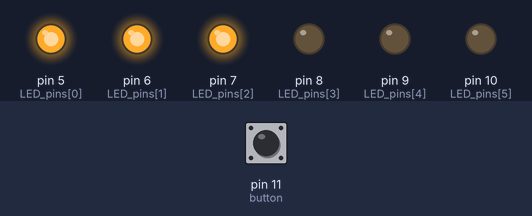
A sketch run on a simulated Arduino Uno, built with avr-gcc and run on an emulated ATmega328P. Shown: output pins drawn as LEDs (lit = HIGH). The test bench sets the inputs (shaded band); at power-on: pin 11 (button) HIGH.

Above: at 0.1 s.
Timing chart, 0 to 1.6 s (numbered marks = the images above):
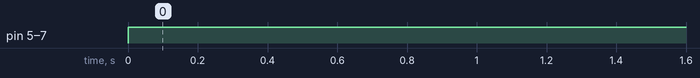

Measured:
- by itself, pin 5 (LED_pins[0]), pin 6 (LED_pins[1]), pin 7 (LED_pins[2]): LOW → HIGH at 0.00 s

The sketch:

Lab01_22127322_CODE.ino
```cpp
// Họ và Tên: Lê Phước Phát
// MSSV: 22127322
// Lớp: 22CLC10

const unsigned int LED_pins[6] = {5, 6, 7, 8, 9, 10}; // LED pins
const unsigned int button = 11;  // button pin
const unsigned long mode_time = 4000;  // time threshold for changing modes (4s)
const unsigned long delay_time = 1000;  // delay between LED changes in Mode 2 (1s)

unsigned long press_start_time = 0;  // time when button was pressed
unsigned int last_state = LOW;  // previous button state
unsigned long led_last_time = 0;  // last time an LED was updated in Mode 2
unsigned int current_led_mode_2 = 3; // current active LED in Mode 2

bool in_mode_2 = false;  // start in Mode 1

// Mode 1: Turn on LED 1, 2, and 3, turn off the others
void mode1() {
  for (int i = 0; i < 6; ++i) {
    if (i < 3) {
      digitalWrite(LED_pins[i], HIGH); // Turn on leds 1 2 3
    } else {
      digitalWrite(LED_pins[i], LOW); // Turn off leds 4 5 6
    }
  }
}

// Mode 2: Cycle LED 4, 5, and 6 alternately every 1 second
void mode2() {
  unsigned long led_cur_time = millis();  // current time

  if (led_cur_time - led_last_time >= delay_time) {
    // Time to switch to the next LED
    led_last_time = led_cur_time;
    digitalWrite(LED_pins[current_led_mode_2], LOW);  // Turn off current LED
    current_led_mode_2 = (current_led_mode_2 + 1) % 3 + 3;  // Move to next LED (LED 4, 5, 6)
  }
  digitalWrite(LED_pins[current_led_mode_2], HIGH);  // Turn on new current LED
}

// Handle button presses and mode changes
void change_mode() {
  unsigned int button_state = digitalRead(button);  // read the current button state

  if (button_state == LOW && last_state == HIGH) {
    // Button was just released
    unsigned long press_dur = millis() - press_start_time;  // calculate press duration
    if (press_dur >= mode_time && in_mode_2 == false) {
      // Switch to Mode 2 if button was held >= 4 seconds
      led_last_time = millis();  // reset LED switch timer for Mode 2
      in_mode_2 = true;
    } else if (press_dur < mode_time && in_mode_2 == true) {
      // Switch back to Mode 1 if button was held < 4 seconds
      in_mode_2 = false;
      current_led_mode_2 = 3;  // reset to LED 4 in Mode 2
    }

  } else if (button_state == HIGH && last_state == LOW) {
    // Button was just pressed
    press_start_time = millis();  // start timing the press duration
  }

  last_state = button_state;  // update last button state
}

void setup() {
  pinMode(button, INPUT);  // set the button pin as INPUT
  Serial.begin(9600);  // initialize serial communication at 9600 bps

  // set the LED pins as OUTPUT
  for (int i = 0; i < 6; ++i) {
    pinMode(LED_pins[i], OUTPUT);
  }
}

void loop() {
  change_mode();  // check for mode changes

  if (in_mode_2 == false) {
    mode1();  // run Mode 1 if the system is in Mode 1
  }
  else if (in_mode_2 == true) {
    mode2();  // run Mode 2 if the system is in Mode 2
  }
}
```
